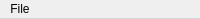
<?xml version="1.0" encoding="UTF-8"?>
<ui version="4.0">
 <class>MenuBar</class>
 <widget class="QMenuBar" name="menubar">
  <property name="nativeMenuBar">
   <bool>False</bool>
  </property>
  <widget class="QMenu" name="menu_file">
   <property name="title">
    <string>File</string>
   </property>
   <addaction name="action_quit"/>
  </widget>
  <widget class="QMenu" name="menu_help">
   <property name="title">
    <string>Help</string>
   </property>
   <addaction name="action_about"/>
  </widget>
  <widget class="QMenu" name="menu_tools">
   <property name="title">
    <string>Tools</string>
   </property>
   <addaction name="action_load_AYAB_firmware"/>
   <addaction name="action_test_AYAB_device"/>
  </widget>
  <widget class="QMenu" name="menu_preferences">
   <property name="title">
    <string>Preferences</string>
   </property>
   <addaction name="action_set_preferences"/>
  </widget>
  <widget class="QMenu" name="menu_image_actions">
   <property name="title">
    <string>Image Actions</string>
   </property>
   <action name="action_image_actions"/>
   <addaction name="action_invert"/>
   <addaction name="action_stretch"/>
   <addaction name="action_repeat"/>
   <addaction name="action_reflect"/>
   <addaction name="separator"/>
   <addaction name="action_hflip"/>
   <addaction name="action_vflip"/>
   <addaction name="separator"/>
   <addaction name="action_rotate_left"/>
   <addaction name="action_rotate_right"/>
   <addaction name="separator"/>
  </widget>
  <addaction name="menu_file"/>
  <action name="action_load_AYAB_firmware">
   <property name="text">
    <string>Load AYAB Firmware</string>
   </property>
  </action>
  <action name="action_test_AYAB_device">
   <property name="text">
    <string>Test AYAB Device</string>
   </property>
  </action>
  <action name="action_quit">
   <property name="text">
    <string>Quit</string>
   </property>
   <property name="shortcut">
    <string notr="true">Ctrl+Q</string>
   </property>
  </action>
  <action name="action_open_knitting_project">
   <property name="text">
    <string>Open Knitting Project</string>
   </property>
  </action>
  <action name="action_about">
   <property name="text">
    <string>Help – About</string>
   </property>
  </action>
  <action name="action_help">
   <property name="text">
    <string>Help</string>
   </property>
  </action>
  <action name="action_invert">
   <property name="text">
    <string>Invert</string>
   </property>
   <property name="shortcut">
    <string notr="true">Ctrl+I</string>
   </property>
  </action>
  <action name="action_stretch">
   <property name="text">
    <string>Stretch</string>
   </property>
   <property name="shortcut">
    <string notr="true">Ctrl+S</string>
   </property>
  </action>
  <action name="action_repeat">
   <property name="text">
    <string>Repeat</string>
   </property>
   <property name="shortcut">
    <string notr="true">Ctrl+R</string>
   </property>
  </action>
  <action name="action_reflect">
   <property name="text">
    <string>Reflect</string>
   </property>
   <property name="shortcut">
    <string notr="true">Ctrl+M</string>
   </property>
  </action>
  <action name="action_hflip">
   <property name="text">
    <string>Horizontal Flip</string>
   </property>
   <property name="shortcut">
    <string notr="true">Ctrl+Up</string>
   </property>
  </action>
  <action name="action_vflip">
   <property name="text">
    <string>Vertical Flip</string>
   </property>
   <property name="shortcut">
    <string notr="true">Ctrl+Down</string>
   </property>
  </action>
  <action name="action_rotate_left">
   <property name="text">
    <string>Rotate Left</string>
   </property>
   <property name="shortcut">
    <string notr="true">Ctrl+Left</string>
   </property>
  </action>
  <action name="action_rotate_right">
   <property name="text">
    <string>Rotate Right</string>
   </property>
   <property name="shortcut">
    <string notr="true">Ctrl+Right</string>
   </property>
  </action>
  <action name="action_set_preferences">
   <property name="text">
    <string>Set Preferences</string>
   </property>
  </action>
 </widget>
 <resources/>
 <connections/>
</ui>
